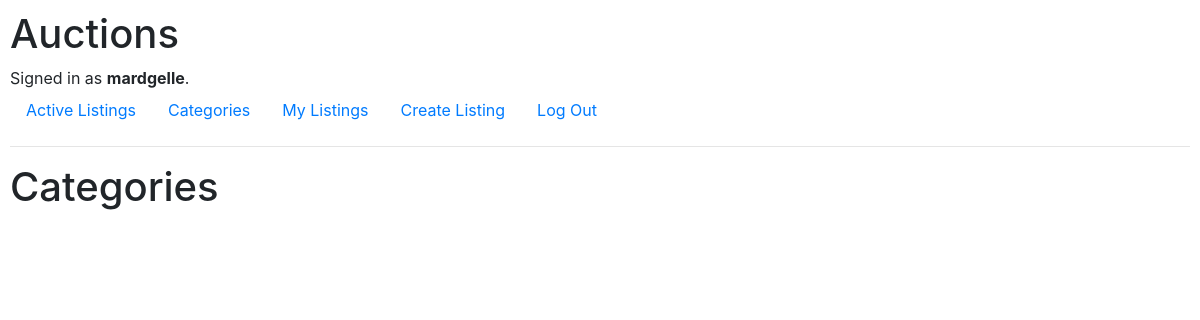
Before: /categories (signed in) with the older database file.
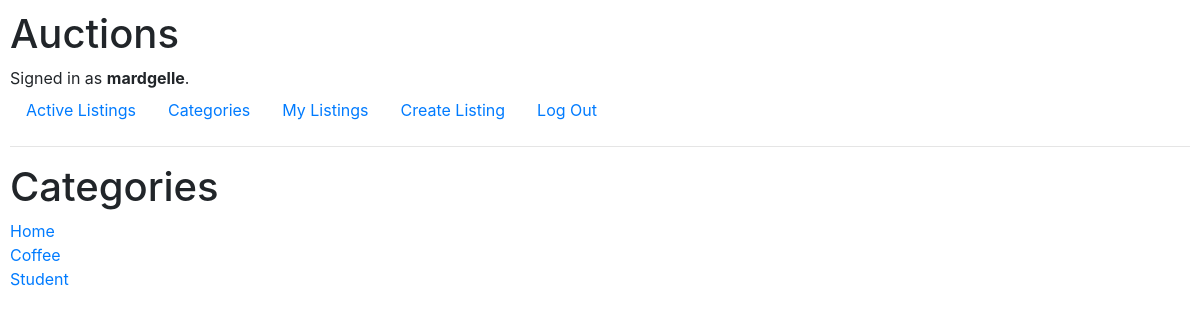
After: the same page with the newer database file.
### auctions/models.py (models this page shows, shortened)
class Category(models.Model):
    title = models.CharField(max_length=64)

### auctions/views.py (the view)
# urls.py: path("categories", views.categories, name="categories"),
def categories(request):
    all_categories = Category.objects.all()
    return render(request, "auctions/categories.html", {
        "list_categories": all_categories
    })

### auctions/templates/auctions/categories.html
{% extends "auctions/layout.html" %}
{% block body %}
  <h1>Categories</h1>
  {% for category in list_categories %}
    <div>
      <a href="">{{ category.title }}</a>
    </div>
  {% endfor %}
{% endblock %}

Changed rows visible on the page:
added Category: title "Home"
added Category: title "Coffee"
added Category: title "Student"
